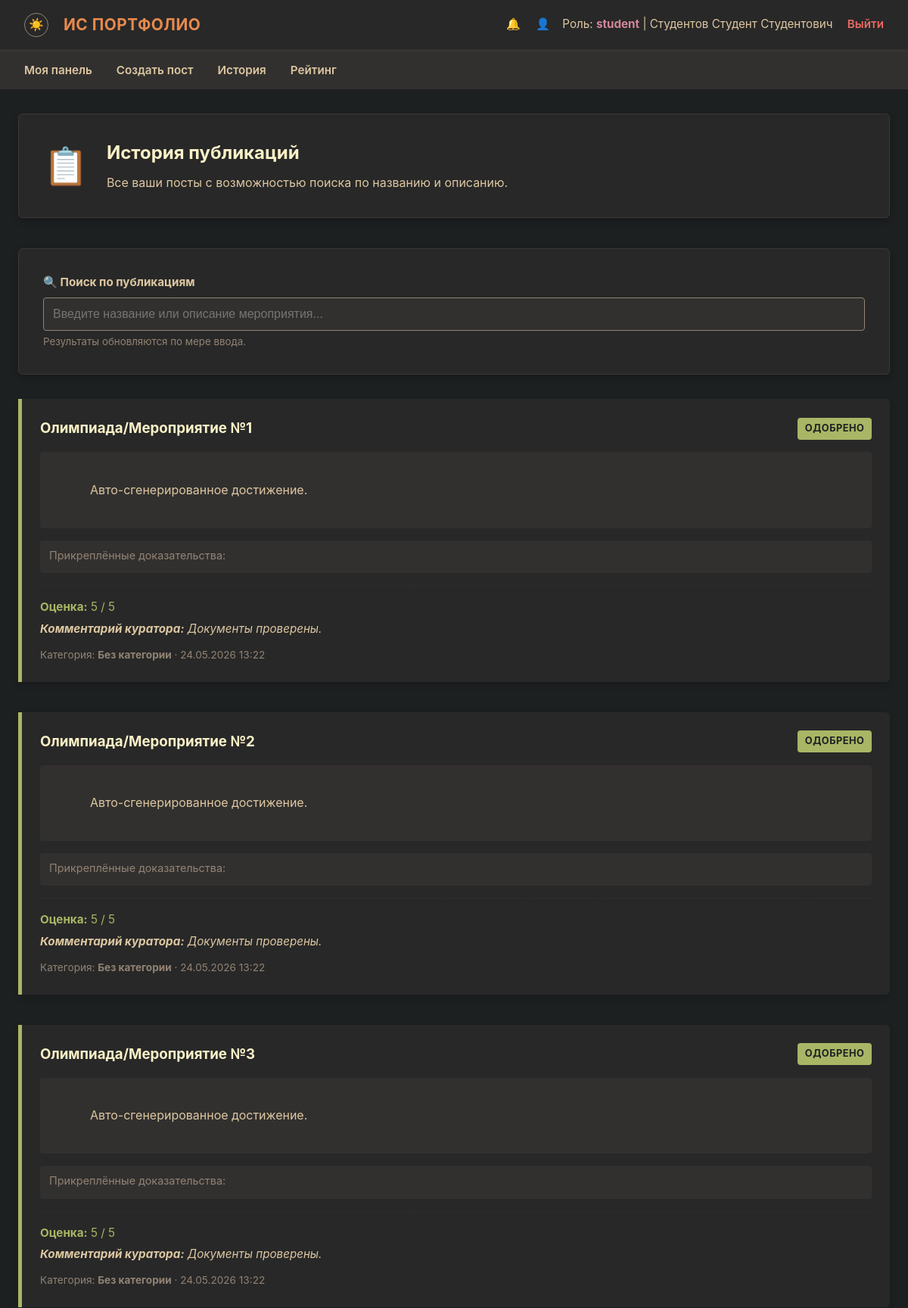
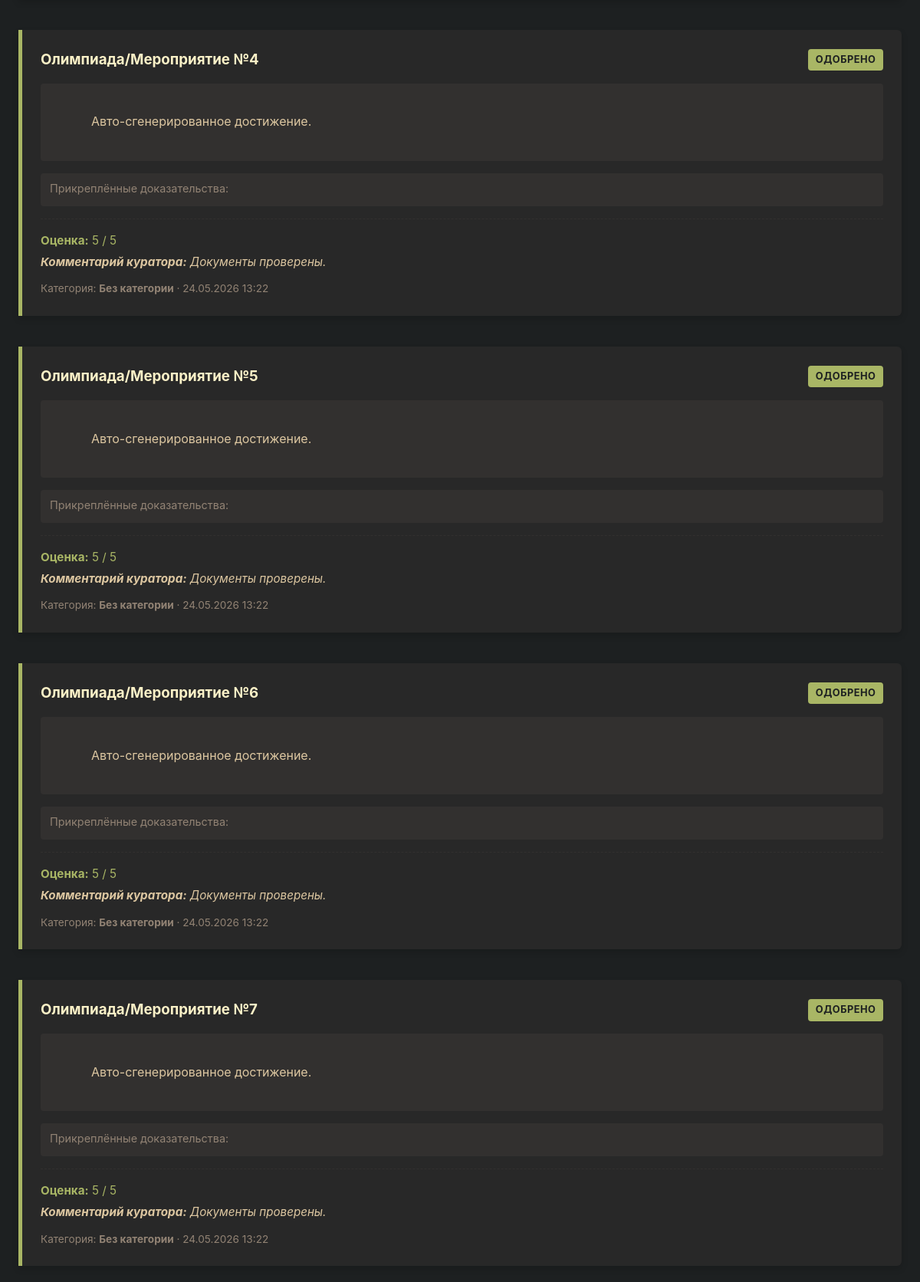
Screenshot of /student/history (signed in, upper part) with the database file from the repository (2 pictures, top to bottom).
### models.py (models this page shows, shortened)
class User(db.Model, UserMixin):
    __tablename__ = 'users'
    id: int = db.Column(db.Integer, primary_key=True)
    username: str = db.Column(db.String(50), unique=True, nullable=False)
    password_hash: str = db.Column(db.String(256), nullable=False)
    role: str = db.Column(db.String(20), nullable=False)
    last_name: Optional[str] = db.Column(db.String(50), nullable=True)
    first_name: Optional[str] = db.Column(db.String(50), nullable=True)
    patronymic: Optional[str] = db.Column(db.String(50), nullable=True)
    group_name: Optional[str] = db.Column(db.String(20), nullable=True)
    group_id: Optional[int] = db.Column(db.Integer, db.ForeignKey('groups.id'), nullable=True)
    events = db.relationship('Event', backref='student', lazy=True, cascade='all, delete-orphan')
    notifications = db.relationship('Notification', backref='user', lazy=True, cascade='all, delete-orphan')
    scholarship_requests = db.relationship('ScholarshipRequest', backref='student', lazy=True, cascade='all, delete-orphan')
    curated_groups = db.relationship('Group', foreign_keys='Group.curator_id',
                                     back_populates='curator', lazy='select')

class Event(db.Model):
    __tablename__ = 'events'
    id: int = db.Column(db.Integer, primary_key=True)
    student_id: int = db.Column(db.Integer, db.ForeignKey('users.id'), nullable=False)
    title: str = db.Column(db.String(150), nullable=False)
    description: Optional[str] = db.Column(db.Text, nullable=True)
    status: str = db.Column(db.String(20), default=EventStatus.PENDING, nullable=False)
    previous_status: Optional[str] = db.Column(db.String(20), nullable=True)
    category: Optional[str] = db.Column(db.String(5), nullable=True)
    score: Optional[int] = db.Column(db.Integer, nullable=True)
    curator_comment: Optional[str] = db.Column(db.Text, nullable=True)
    commission_comment: Optional[str] = db.Column(db.Text, nullable=True)
    created_at: datetime = db.Column(db.DateTime, default=datetime.utcnow, nullable=False)
    commission_reviewed_at: Optional[datetime] = db.Column(db.DateTime, nullable=True)
    files = db.relationship('EventFile', backref='event', lazy=True, cascade='all, delete-orphan')
    @property
    def category_label(self) -> str: return self.category if self.category else 'Без категории'

### routes/student.py (the view)
    @app.route('/student/history', methods=['GET'])
    @login_required
    def student_history():
        r = _abort_if_not_student()
        if r: return r
        events = Event.query.options(joinedload(Event.files)).filter_by(
            student_id=current_user.id
        ).order_by(Event.created_at.desc()).all()
        return render_template('student_history.html', events=events)

### helpers.py (called while the page is built)
def generate_csrf_token() -> str:
    if '_csrf_token' not in session:
        session['_csrf_token'] = secrets.token_hex(CSRF_TOKEN_BYTES)
    return session['_csrf_token']

### templates/student_history.html (shortened to what this page needs)
{% extends 'base.html' %}
{% block content %}
<div class="form-card" style="margin-bottom: 2.5rem;">
    <div style="display: flex; align-items: center; gap: 1.5rem; flex-wrap: wrap;">
        <div style="font-size: 3rem; line-height: 1;">📋</div>
        <div>
            <h2 style="color: var(--fg0); margin: 0 0 0.5rem 0;">История публикаций</h2>
            <p style="color: var(--fg1); margin: 0;">
                Все ваши посты с возможностью поиска по названию и описанию.
            </p>
        </div>
    </div>
</div>
<div class="form-card" style="margin-bottom: 2rem;">
    <div class="form-group" style="margin: 0;">
        <label for="search-input" style="font-weight: bold; color: var(--fg1);">🔍 Поиск по публикациям</label>
        <input type="text" id="search-input" class="form-control" placeholder="Введите название или описание мероприятия..." autocomplete="off">
        <small style="color: var(--gray); display: block; margin-top: 0.25rem;">
            Результаты обновляются по мере ввода.
        </small>
    </div>
</div>
<div id="events-container" class="post-grid">
    {% for event in events %}
    <div class="post-card {{ event.status }}" style="padding: 1.5rem; margin-bottom: 1rem;">
        <div class="post-header">
            <h3 style="color: var(--fg0);">{{ event.title }}</h3>
            <span class="status-badge badge-{{ event.status }}">
                {% if event.status == 'pending' %}На проверке
                {% elif event.status == 'approved' %}Одобрено
                {% elif event.status == 'rejected' %}Отклонено
                {% elif event.status == 'disputed' %}В комиссии
                {% else %}{{ event.status }}{% endif %}
            </span>
        </div>
        <p style="color: var(--fg1); white-space: pre-wrap; margin-bottom: 1rem; background-color: var(--bg2); padding: 0.75rem; border-radius: 4px;">
            {{ event.description or 'Описание к данному мероприятию не было добавлено.' }}
        </p>
        <div style="margin-bottom: 1rem; padding: 0.5rem 0.75rem; background-color: var(--bg2); border-radius: 4px;">
            <span style="font-size: 0.9rem; color: var(--gray); display: block; margin-bottom: 0.25rem;">Прикреплённые доказательства:</span>
        </div>
        {% if event.score or event.curator_comment or event.commission_comment %}
        <div style="margin-top: 1rem; padding-top: 1rem; border-top: 1px dashed var(--bg2); font-size: 0.95rem;">
            {% if event.score %}
                <p style="color: var(--green); margin-bottom: 0.25rem;">
                    <strong>Оценка:</strong> {{ event.score }} / 5
                </p>
            {% endif %}
            {% if event.curator_comment %}
                <p style="color: var(--fg1); margin-bottom: 0.25rem; font-style: italic;">
                    <strong>Комментарий куратора:</strong> {{ event.curator_comment }}
                </p>
            {% endif %}
        </div>
        {% endif %}
        <div style="margin-top: 0.75rem; font-size: 0.85rem; color: var(--gray);">
            Категория: <strong>{{ event.category_label }}</strong>
            · {{ event.created_at.strftime('%d.%m.%Y %H:%M') if event.created_at else '' }}
        </div>
    </div>
    {% endfor %}
</div>
{% endblock %}

### templates/base.html (shortened to what this page needs)
<!DOCTYPE html>
<html lang="ru">
<head>
    <link rel="stylesheet" href="{{ url_for('static', filename='css/style.css') }}">
</head>
<body>
    {% if current_user.is_authenticated %}
    <nav class="navbar">
        <div class="navbar-brand">
            <button class="theme-toggle" id="themeToggle" title="Сменить тему">☀️</button>
            ИС Портфолио
        </div>
        <div class="navbar-user">
            <a href="{{ url_for('notifications') }}" style="color: var(--fg1); text-decoration: none; margin-right: 1rem; position: relative;">
                🔔
            </a>
            <a href="{{ url_for('profile') }}" style="color: var(--fg1); text-decoration: none; margin-right: 0.75rem;">👤</a>
            Роль: <strong>{{ current_user.role }}</strong> |
            {% if current_user.last_name or current_user.first_name %}
            {{ current_user.last_name or '' }} {{ current_user.first_name or '' }} {{ current_user.patronymic or '' }}
            {% else %}
            {{ current_user.username }}
            {% endif %}
            <a href="{{ url_for('logout') }}" class="logout-link">Выйти</a>
        </div>
    </nav>
    <nav class="role-nav">
        <ul>
            {% if current_user.role == 'admin' %}
            <li><a href="{{ url_for('admin_dashboard') }}">Панель</a></li>
            <li><a href="{{ url_for('admin_users') }}">Пользователи</a></li>
            <li><a href="{{ url_for('admin_groups') }}">Группы</a></li>
            <li><a href="{{ url_for('admin_audit') }}">Аудит</a></li>
            {% elif current_user.role == 'student' %}
            <li><a href="{{ url_for('student_dashboard') }}">Моя панель</a></li>
            <li><a href="{{ url_for('student_create') }}">Создать пост</a></li>
            <li><a href="{{ url_for('student_history') }}">История</a></li>
            <li><a href="{{ url_for('rating') }}">Рейтинг</a></li>
            {% elif current_user.role == 'curator' %}
            <li><a href="{{ url_for('curator_dashboard') }}">Панель куратора</a></li>
            <li><a href="{{ url_for('curator_pending') }}">Заявки</a></li>
            <li><a href="{{ url_for('curator_resolved') }}">Журнал</a></li>
            <li><a href="{{ url_for('rating') }}">Рейтинг</a></li>
            {% elif current_user.role == 'commission' %}
            <li><a href="{{ url_for('commission_dashboard') }}">Панель комиссии</a></li>
            <li><a href="{{ url_for('commission_disputes') }}">Споры</a></li>
            <li><a href="{{ url_for('commission_scholarships') }}">Стипендии</a></li>
            <li><a href="{{ url_for('commission_archive') }}">Архив</a></li>
            {% endif %}
        </ul>
    </nav>
    {% endif %}
    <div class="container">
        {% block content %}{% endblock %}
    </div>
</body>
</html>

### static/css/style.css (style rules this page uses)
:root { --bg0: #1d2021; --bg1: #282828; --bg2: #32302f; --bg3: #3c3836; --fg0: #fbf1c7; --fg1: #ddc7a1; --red: #ea6962; --green: #a9b665; --yellow: #d8a657; --blue: #7daea3; --orange: #e78a4e; --purple: #d3869b; --gray: #928374; }
* { box-sizing: border-box; margin: 0; padding: 0; }
body { background-color: var(--bg0); color: var(--fg0); font-family: -apple-system, BlinkMacSystemFont, "Segoe UI", Roboto, Helvetica, Arial, sans-serif; font-size: 16px; line-height: 1.6; padding-bottom: 3rem; }
.navbar { background-color: var(--bg1); padding: 1rem 2rem; display: flex; justify-content: space-between; align-items: center; border-bottom: 2px solid var(--bg2); box-shadow: 0 4px 6px rgba(0, 0, 0, 0.3); }
.navbar-brand { display: flex; align-items: center; gap: 0.5rem; font-weight: 700; color: var(--orange); font-size: 1.3rem; letter-spacing: 0.5px; text-transform: uppercase; }
.navbar-user { color: var(--fg1); font-size: 0.95rem; }
.navbar-user strong { color: var(--purple); }
.logout-link { color: var(--red); text-decoration: none; margin-left: 15px; font-weight: 600; border-bottom: 1px dashed transparent; transition: border-color 0.2s ease; }
.role-nav { background-color: var(--bg2); padding: 0.75rem 2rem; border-top: 1px solid var(--bg3); }
.role-nav ul { list-style: none; display: flex; gap: 2rem; margin: 0; }
.role-nav li { display: inline; }
.role-nav a { color: var(--fg1); text-decoration: none; font-weight: 600; font-size: 0.95rem; padding: 0.5rem 0; border-bottom: 2px solid transparent; transition: border-color 0.2s ease, color 0.2s ease; }
.container { max-width: 1200px; margin: 2rem auto; padding: 0 1.5rem; }
.form-card { background-color: var(--bg1); border: 1px solid var(--bg3); border-radius: 6px; padding: 2rem; margin-bottom: 2rem; box-shadow: 0 4px 10px rgba(0, 0, 0, 0.2); }
.form-group { margin-bottom: 1.25rem; }
.form-group label { display: block; margin-bottom: 0.5rem; color: var(--fg1); font-size: 0.95rem; }
.form-control { width: 100%; padding: 0.75rem; background-color: var(--bg2); border: 1px solid var(--gray); color: var(--fg0); border-radius: 4px; font-size: 1rem; transition: border-color 0.2s ease, box-shadow 0.2s ease; }
.post-grid { display: flex; flex-direction: column; gap: 1.5rem; }
.post-card { background-color: var(--bg1); border-left: 5px solid var(--gray); border-radius: 0 6px 6px 0; padding: 1.5rem; box-shadow: 0 4px 8px rgba(0,0,0,0.15); transition: transform 0.2s ease; }
.post-card.approved { border-left-color: var(--green); }
.post-header { display: flex; justify-content: space-between; align-items: center; margin-bottom: 1rem; flex-wrap: wrap; gap: 0.5rem; }
.status-badge { padding: 0.25rem 0.6rem; border-radius: 4px; font-size: 0.8rem; font-weight: 700; text-transform: uppercase; letter-spacing: 0.5px; }
.badge-approved { background-color: var(--green); color: var(--bg0); }
.theme-toggle { background: none; border: 1px solid var(--gray); border-radius: 50%; width: 32px; height: 32px; display: inline-flex; align-items: center; justify-content: center; cursor: pointer; font-size: 1rem; line-height: 1; color: var(--fg1); margin-right: 0.75rem; vertical-align: middle; }

### rows the page displays
User: role "student", last_name "Студентов", first_name "Студент", patronymic "Студентович"
Event: title "Олимпиада/Мероприятие №1", status "ОДОБРЕНО", description "Авто-сгенерированное достижение.", score "5", curator_comment "Документы проверены.", category_label "Без категории", created_at "24.05.2026 13:22"
Event: title "Олимпиада/Мероприятие №2", status "ОДОБРЕНО", description "Авто-сгенерированное достижение.", score "5", curator_comment "Документы проверены.", category_label "Без категории", created_at "24.05.2026 13:22"
Event: title "Олимпиада/Мероприятие №3", status "ОДОБРЕНО", description "Авто-сгенерированное достижение.", score "5", curator_comment "Документы проверены.", category_label "Без категории", created_at "24.05.2026 13:22"
Event: title "Олимпиада/Мероприятие №4", status "ОДОБРЕНО", description "Авто-сгенерированное достижение.", score "5", curator_comment "Документы проверены.", category_label "Без категории", created_at "24.05.2026 13:22"
Event: title "Олимпиада/Мероприятие №5", status "ОДОБРЕНО", description "Авто-сгенерированное достижение.", score "5", curator_comment "Документы проверены.", category_label "Без категории", created_at "24.05.2026 13:22"
Event: title "Олимпиада/Мероприятие №6", status "ОДОБРЕНО", description "Авто-сгенерированное достижение.", score "5", curator_comment "Документы проверены.", category_label "Без категории", created_at "24.05.2026 13:22"
Event: title "Олимпиада/Мероприятие №7", status "ОДОБРЕНО", description "Авто-сгенерированное достижение.", score "5", curator_comment "Документы проверены.", category_label "Без категории", created_at "24.05.2026 13:22"
